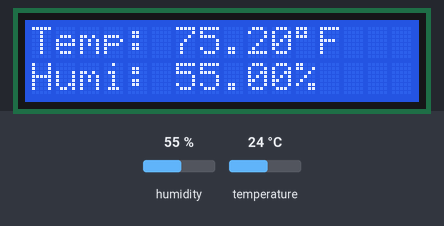
The sketch below on a simulated Arduino Uno, built with avr-gcc and run on an emulated ATmega328P. Parts: 16×2 character LCD. The inputs (shaded band) are chosen by the test bench; at power-on: humidity 55 %, temperature 24 °C. What the sketch prints to the serial monitor is not drawn.

Above: at 1.2 s.
1.3 s: humidity set to 22 %
At 3.4 s:
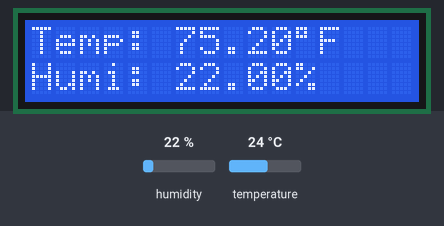
5.3 s: temperature set to 12 °C
At 7.6 s:
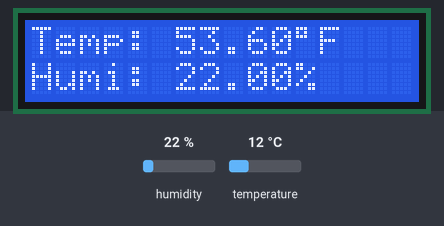
9.3 s: humidity set to 40 %
At 13.4 s:
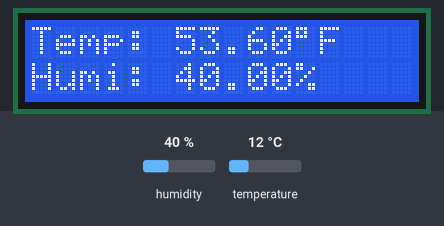
13.8 s: temperature set to 19 °C
At 16.3 s:
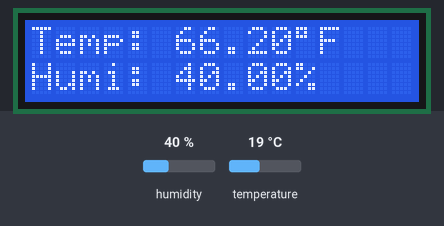
Timing chart, 0 to 17.8 s (numbered marks = the images above; inputs shaded):
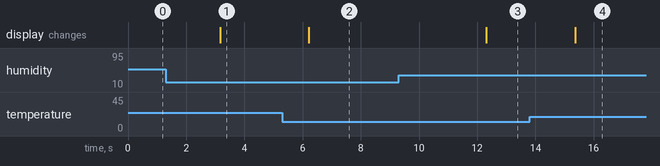

The sketch:

sensor.ino
```cpp
#include "DHT.h"
#include <Wire.h>
#include <LiquidCrystal_I2C.h>

#define DHTPIN 14      // Set the pin connected to the DHT11 data pin
#define DHTTYPE DHT11  // DHT 11

DHT dht(DHTPIN, DHTTYPE);

// Initialize the LCD object with I2C address 0x27, 16 columns, and 2 rows
LiquidCrystal_I2C lcd(0x27, 16, 2);

void setup() {
  // Begin serial communication at 115200 baud
  Serial.begin(115200);

  // Initialize the dht11
  dht.begin();

  // Initialize the LCD
  lcd.init();
  lcd.backlight();

  // Clear the LCD
  lcd.clear();
}

void loop() {
  // Reading temperature or humidity takes about 250 milliseconds!
  // Sensor readings may also be up to 2 seconds 'old' (it's a very slow sensor)
  float humidity = dht.readHumidity();
  // Read temperature as Celsius (the default)
  float temperatureCelsius = dht.readTemperature();
  // Convert Celsius to Fahrenheit
  float temperatureFahrenheit = (temperatureCelsius * 9 / 5) + 32;

  // Check if any reads failed and exit early (to try again).
  if (isnan(humidity) || isnan(temperatureCelsius)) {
    Serial.println("Failed to read from DHT sensor!");
    return;
  }

  // Get the current time and format it
  unsigned long currentMillis = millis();   // Get the current time
  unsigned long currentSeconds = currentMillis / 1000;
  int hours = currentSeconds / 3600;
  int minutes = (currentSeconds % 3600) / 60;
  int seconds = currentSeconds % 60;

  // Display temperature and humidity on the LCD
  lcd.setCursor(0, 0);
  lcd.print("Temp: ");
  lcd.print(temperatureFahrenheit);
  lcd.write(223);  // Degree symbol
  lcd.print("F");

  lcd.setCursor(0, 1);
  lcd.print("Humi: ");
  lcd.print(humidity);
  lcd.print("%");

  // Serial output with timestamp
  Serial.print(hours);
  Serial.print(":");
  if (minutes < 10) {
    Serial.print("0");
  }
  Serial.print(minutes);
  Serial.print(":");
  if (seconds < 10) {
    Serial.print("0");
  }
  Serial.print(seconds);
  Serial.print(" ,");
  Serial.print(temperatureFahrenheit);
  Serial.print(",");
  Serial.println(humidity);

  delay(3000);  // Wait 3 seconds before reading again
}
```

Measured:
- after the input at 1.3 s, the display: changes after 1.9 s (image 1)
- after the input at 5.3 s, the display: changes after 0.92 s (image 2)
- after the input at 9.3 s, the display: changes after 3.0 s (image 3)
- after the input at 13.8 s, the display: changes after 1.6 s (image 4)
